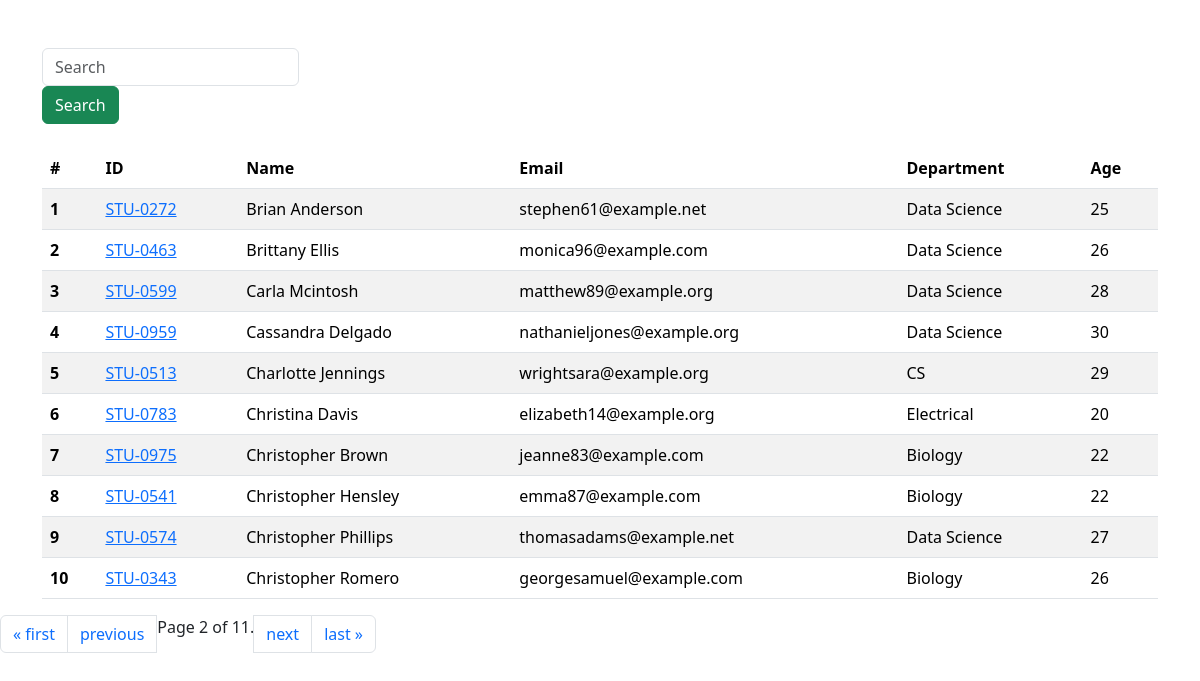
Screenshot of /?page=2 with the database file from the repository.
### app1/models.py (models this page shows, shortened)
class Student(models.Model):
    department = models.ForeignKey(Department, related_name="depart", on_delete=models.CASCADE)
    student_id = models.OneToOneField(StudentID, related_name="studentid", on_delete=models.SET_NULL, null=True)
    student_name = models.CharField(max_length=100)
    student_email = models.EmailField(unique=True)
    student_age = models.IntegerField(default=10)
    student_address = models.TextField()
    class Meta:
        ordering = ['student_name']
        verbose_name = "student"

class StudentID(models.Model):
    student_id = models.CharField(max_length=100)
    def __str__(self):
        return self.student_id

class Department(models.Model):
    department = models.CharField(max_length=100)
    def __str__(self):
        return self.department
    class Meta:
        ordering = ['department']

### app1/views.py (the view, shortened to what this page needs)
# urls.py: path('', get_students, name='get_students'),
def get_students(request):
    queryset = Student.objects.all()
    paginator = Paginator(queryset, 10)
    page_number = request.GET.get("page", 1)
    page_obj = paginator.get_page(page_number)
    return render(request, 'students.html', {'queryset': page_obj})

### templates/students.html
{%  extends 'base.html' %}
{%  block start %}
{% load static %}
<div id="login" class="container mt-5">
    <form class=" mb-4">
        <div class = "col-md-6">
            <label>
                <input class="form-control" name ='search' placeholder="Search">
            </label>
        </div>
        <div class="col-md-6">
            <button class="btn btn-success">Search</button>
        </div>
    </form>
<table class="table table-striped">
  <thead>
    <tr>
       <th scope="col">#</th>
      <th scope="col">ID</th>
      <th scope="col">Name</th>
      <th scope="col">Email</th>
      <th scope="col">Department</th>
      <th scope="col">Age</th>
    </tr>
  </thead>
  <tbody>
  {% for student in queryset %}
    <tr>
      <th scope="row">{{ forloop.counter }}</th>
      <td><a href="{% url 'see_marks' student.student_id %}">
          {{ student.student_id }}</a></td>
      <td>{{ student.student_name }}</td>
      <td>{{ student.student_email }}</td>
    <td>{{ student.department }}</td>
    <td>{{ student.student_age }}</td>
    </tr>
      {% endfor %}
  </tbody>
</table>
</div>
<nav aria-label="Page navigation example">
  <ul class="pagination">
        {% if queryset.has_previous %}
            <li class="page-item"><a class="page-link" href="?page=1">&laquo; first</a></li>
             <li class="page-item"><a class="page-link" href="?page={{ queryset.previous_page_number }}">previous</a></li>
        {% endif %}
        <span class="current">
            Page {{ queryset.number }} of {{ queryset.paginator.num_pages }}.
        </span>
        {% if queryset.has_next %}
             <li class="page-item"><a class="page-link" href="?page={{ queryset.next_page_number }}">next</a></li>
             <li class="page-item"><a class="page-link" href="?page={{ queryset.paginator.num_pages }}">last &raquo;</a></li>
        {% endif %}
  </ul>
</nav>
{% endblock %}

### rows the page displays
Student: student_id "STU-0272", student_name "Brian Anderson", student_email "stephen61@example.net", department "Data Science", student_age "25"
Student: student_id "STU-0463", student_name "Brittany Ellis", student_email "monica96@example.com", department "Data Science", student_age "26"
Student: student_id "STU-0599", student_name "Carla Mcintosh", student_email "matthew89@example.org", department "Data Science", student_age "28"
Student: student_id "STU-0959", student_name "Cassandra Delgado", student_email "nathanieljones@example.org", department "Data Science", student_age "30"
Student: student_id "STU-0513", student_name "Charlotte Jennings", student_email "wrightsara@example.org", department "CS", student_age "29"
Student: student_id "STU-0783", student_name "Christina Davis", student_email "elizabeth14@example.org", department "Electrical", student_age "20"
Student: student_id "STU-0975", student_name "Christopher Brown", student_email "jeanne83@example.com", department "Biology", student_age "22"
Student: student_id "STU-0541", student_name "Christopher Hensley", student_email "emma87@example.com", department "Biology", student_age "22"
Student: student_id "STU-0574", student_name "Christopher Phillips", student_email "thomasadams@example.net", department "Data Science", student_age "27"
Student: student_id "STU-0343", student_name "Christopher Romero", student_email "georgesamuel@example.com", department "Biology", student_age "26"

### other values shown
{{ queryset.number }} "2"
{{ queryset.paginator.num_pages }} "11"
